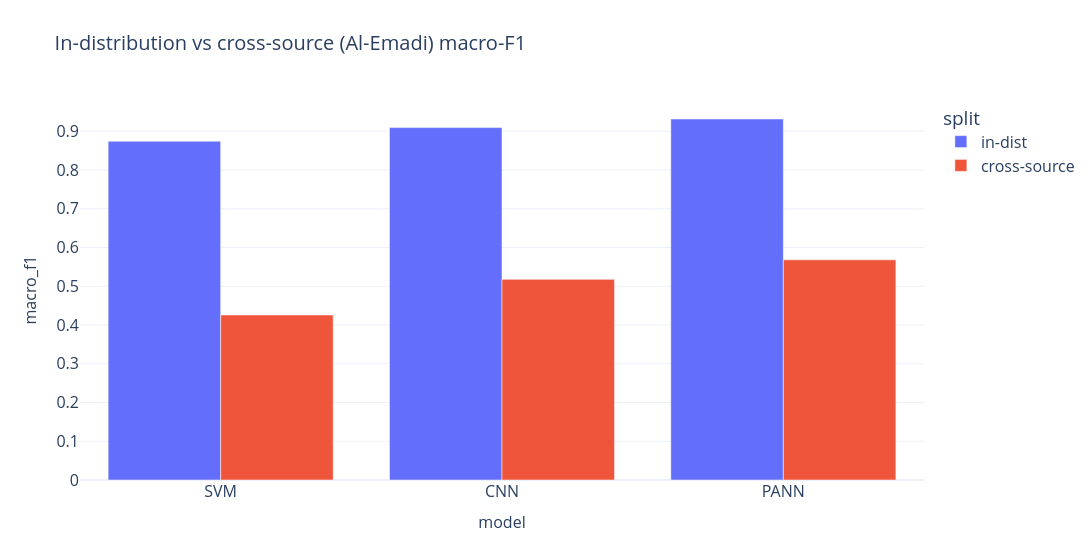

Write notebook code for a chart like this one.
### Code cell
results["SVM"]["cross"]  = train.cross_source_eval(svm_pipeline, aleem_df, device, is_torch=False)
results["CNN"]["cross"]  = train.cross_source_eval(cnn, aleem_df, device, is_torch=True, batch_size=cfg.CNN_BATCH_SIZE)
results["PANN"]["cross"] = train.cross_source_eval(pann, aleem_df, device, is_torch=True, batch_size=cfg.PANN_BATCH_SIZE)

cross_rows = []
for name, r in results.items():
    cross_rows.append({"model": name, "split": "in-dist", "macro_f1": r["in_dist"]["macro_f1"]})
    cross_rows.append({"model": name, "split": "cross-source", "macro_f1": r["cross"]["macro_f1"]})

cross_df = pd.DataFrame(cross_rows)
print(cross_df.round(4).to_string(index=False))

fig = px.bar(cross_df, x="model", y="macro_f1", color="split", barmode="group",
             title="In-distribution vs cross-source (Al-Emadi) macro-F1", width=1300)
fig.write_image("figures/cross_source.png", scale=3)
fig.show()

### Figure 1 — Plotly figure (JSON) as saved in the notebook; plotly's stock layout.template omitted (floating-point values rounded to 4 significant figures)
{"data": [{"alignmentgroup": "True", "hovertemplate": "split=in-dist<br>model=%{x}<br>macro_f1=%{y}<extra></extra>", "legendgroup": "in-dist", "marker": {"color": "#636efa", "pattern": {"shape": ""}}, "name": "in-dist", "offsetgroup": "in-dist", "orientation": "v", "showlegend": true, "textposition": "auto", "type": "bar", "x": ["SVM", "CNN", "PANN"], "xaxis": "x", "y": [0.8742, 0.9095, 0.9317], "yaxis": "y"}, {"alignmentgroup": "True", "hovertemplate": "split=cross-source<br>model=%{x}<br>macro_f1=%{y}<extra></extra>", "legendgroup": "cross-source", "marker": {"color": "#EF553B", "pattern": {"shape": ""}}, "name": "cross-source", "offsetgroup": "cross-source", "orientation": "v", "showlegend": true, "textposition": "auto", "type": "bar", "x": ["SVM", "CNN", "PANN"], "xaxis": "x", "y": [0.4258, 0.5178, 0.5681], "yaxis": "y"}], "layout": {"barmode": "group", "legend": {"title": {"text": "split"}, "tracegroupgap": 0}, "title": {"text": "In-distribution vs cross-source (Al-Emadi) macro-F1"}, "width": 1300, "xaxis": {"anchor": "y", "domain": [0, 1], "title": {"text": "model"}}, "yaxis": {"anchor": "x", "domain": [0, 1], "title": {"text": "macro_f1"}}}}
